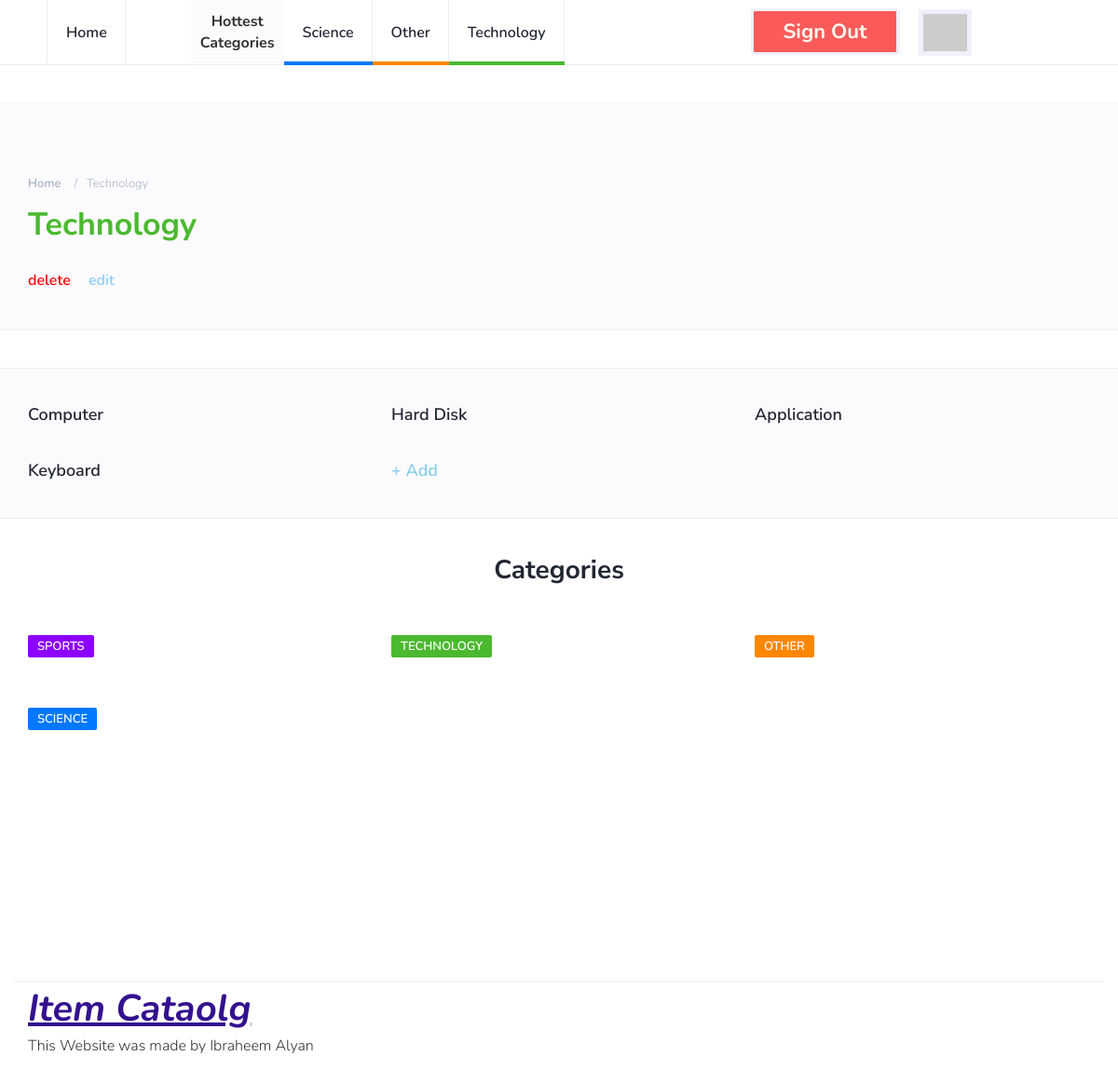
/catalog/Technology/items (signed in), run on an earlier commit of the app's database.
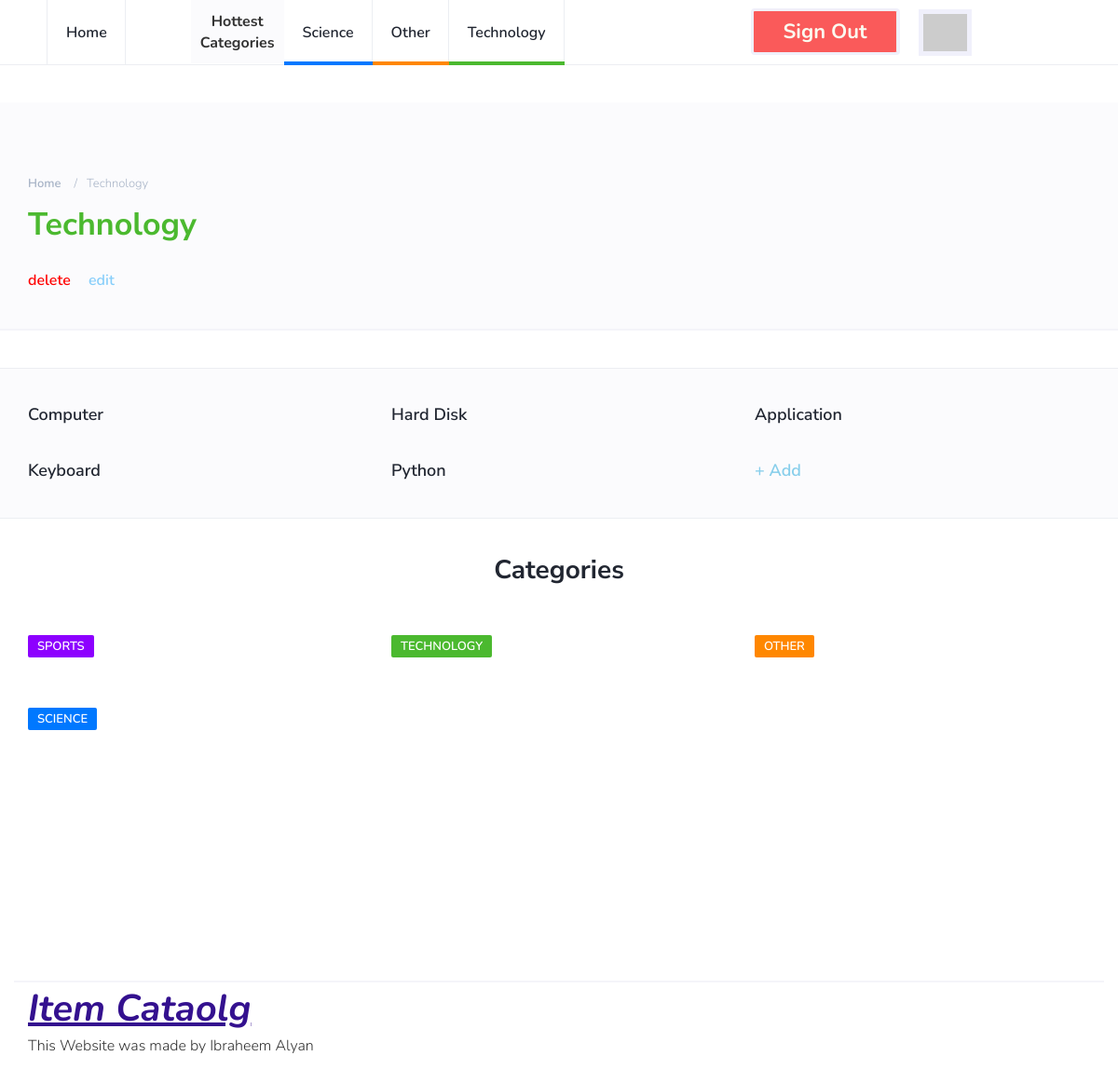
And on a later commit of the database.
### database_setup.py (models this page shows, shortened)
class Category(Base):
    __tablename__ = 'category'
    id = Column(Integer, primary_key = True)
    name =Column(String(80), nullable = False)

class Item(Base):
    __tablename__ = 'item'
    id = Column(Integer, primary_key=True)
    title = Column(String(100), nullable=False)
    description = Column(String(1000), nullable=False)
    author_id = Column(Integer, ForeignKey('user.id'))
    author = relationship(User)
    cat_id = Column(Integer, ForeignKey('category.id'))
    category = relationship(Category, cascade="all, delete-orphan", single_parent=True)

### project.py (the view, shortened to what this page needs)
@app.route('/catalog/<string:cat_name>/items')
def view_category_items(cat_name):
    db = DBSession()
    top_categories = db.query(Category).order_by(desc(Category.id)).limit(3)
    categories = db.query(Category)
    category = None
    items = None
    try:
        category = db.query(Category).filter_by(name = cat_name).one()
    except NoResultFound:
        db.close()
        return render_template("errors/category_404.html", cat_name=cat_name)
    try:
        items = db.query(Item).filter_by(cat_id = category.id)
    except NoResultFound:
        db.close()
        return render_template("errors/category_empty.html", cat_name=cat_name)
    db.close()
    if 'signed' not in session:
        session['signed'] = False
    if session['signed']:
        return render_template("category.html",
                               items = items,
                               categories = categories,
                               delete_url = (str(request.path)[:-6] + "/delete"),
                               edit_url = (str(request.path) + "/edit"),
                               top_categories = top_categories,
                               category = category,
                               user_dict = session["user_data_dict"])

### templates/category.html
{% extends "main.html" %}
{% block content %}
		<div class="page-header" style="margin-top:40px;padding-bottom:40px;">
			<div class="container">
				<div class="row">
					<div class="col-md-10">
						<ul class="page-header-breadcrumb">
							<li><a href="https://localhost:5000/">Home</a></li>
							<li>{{ category.name }}</li>
						</ul>
						<h1 class="cat-{{ ((category.id + 2 ) % 4) + 1 }}-title">{{ category.name }}</h1>
					</div>
				</div>
				<div style="padding-top:30px">
		        <a href="{{ delete_url }}" style="padding-right: 15px; color: red;"> delete </a>
		        <a href="{{ edit_url }}" style="color: lightskyblue;"> edit </a>
		    </div>
			</div>
		</div>
		<div class="section">
		</div>
		<div class="section section-grey">
			<div class="container">
				<div class="row">
					{% for i in items %}
					<div class="col-md-4">
						<div class="post">
							<div class="post-body">
								<h3 class="post-title"><a href="{{ '/catalog/' + i.category.name + '/' + i.title }}"> {{ i.title }} </a></h3>
							</div>
						</div>
					</div>
					{% endfor %}
					<div class="col-md-4">
						<div class="post">
							<div class="post-body">
								<h3 class="post-title"><a href="/catalog/new-item" style="color:skyblue"> + Add </a></h3>
							</div>
						</div>
					</div>
				</div>
			</div>
		</div>
{% endblock %}

### templates/main.html (shortened to what this page needs)
<!DOCTYPE html>
<html lang="en">
	<head>
		<link type="text/css" rel="stylesheet" href="https://localhost:5000/css/bootstrap.min.css"/>
		<link rel="stylesheet" href="https://localhost:5000/css/font-awesome.min.css">
		<link type="text/css" rel="stylesheet" href="https://localhost:5000/css/style.css"/>
    </head>
	<body>
		<header id="header">
			<div id="nav">
				<div id="nav-fixed">
					<div class="container">
						<ul class="nav-menu nav navbar-nav">
							<li><a href="https://localhost:5000/">Home</a></li>
							<li id="sep"> Hottest <br> Categories </li>
							{% for c in top_categories %}
							<li class="cat-{{ ((c.id + 2 ) % 4) + 1 }}"><a href="{{ '/catalog/' + c.name + '/items' }}">{{ c.name }}</a></li>
							{% endfor %}
              {% if not user_dict %}
              <li><a href="{{ url_for('internal_sign_up') }}" class="btn green" style="padding:12px 15px 12px 15px;">Sign up</a></li>
              <li><a href="{{ url_for('login') }}" class="btn red" style="padding:12px 15px 12px 15px;margin-left:20px">Log in</a></li>
              {% else %}
              <li><a href="{{ url_for('revoke') }}" class="btn red" style="padding: 12px 15px 12px 15px;">Sign out</a></li>
							<li><img src="{{ user_dict['picture'] }}" id="profile_img"></li>
              {% endif %}
            </ul>
					</div>
				</div>
			</div>
		</header>
    {% block content %}
    {% endblock %}
		<div class="section">
			<div class="container">
				<div class="row">
					<div class="col-md-12">
						<div class="section-title text-center">
							<h2>Categories</h2>
						</div>
					</div>
					{% for c in categories %}
					<div class="col-md-4">
						<div class="post">
							<div class="post-body">
								<div class="post-meta">
									<a class="post-category cat-{{ ((c.id + 2 ) % 4) + 1 }}" href="{{ '/catalog/' + c.name + '/items' }}">{{ c.name }}</a>
								</div>
							</div>
						</div>
					</div>
					{% endfor %}
				</div>
			</div>
		</div>
		<footer id="footer">
			<div class="container">
							<ul class="footer-nav">
								<li><a href="https://localhost:5000/" style="font-size:40px;font-weight:bold;font-style:italic;color:#34118f;text-decoration:underline;">Item Cataolg</a></li>
							</ul>
							<div class="post-body">
								This Website was made by Ibraheem Alyan
							</div>
						</div>
		</footer>
	</body>
</html>

What changed in the data, as far as the page shows it:
added Item: title "Python"
